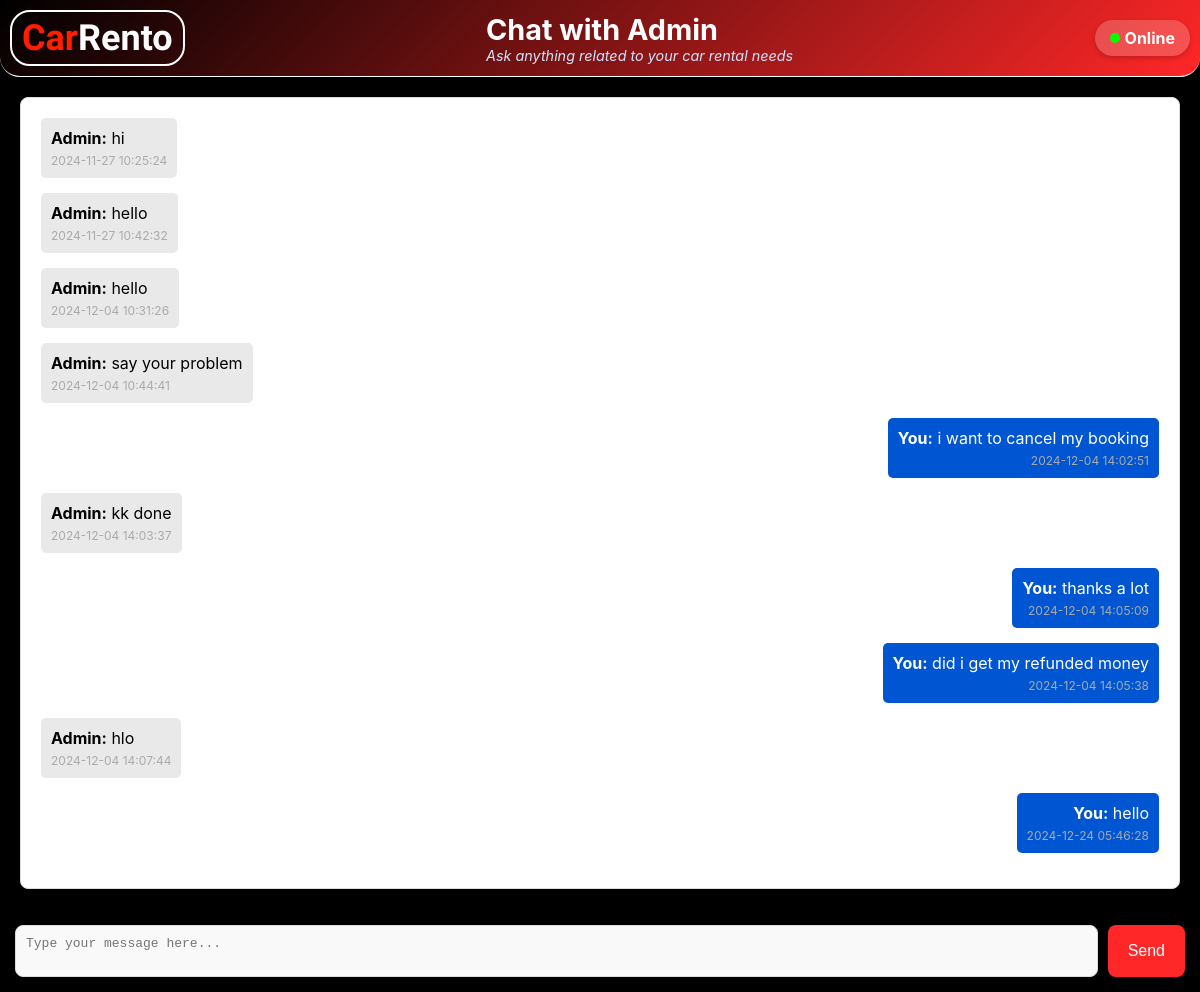
Screenshot of /chat_user.php (signed in) with the database file from the repository.
### tables this page shows
CREATE TABLE `message` (
  `id` int(11) NOT NULL,
  `sender` varchar(255) NOT NULL,
  `receiver` varchar(255) NOT NULL,
  `message` text NOT NULL,
  `timestamp` timestamp NOT NULL DEFAULT current_timestamp(),
  `user_id` int(11) NOT NULL,
  `is_read` tinyint(1) DEFAULT 0,
  `content` text NOT NULL
);

### chat_user.php (the view, shortened to what this page needs)
<?php
include('config.php');
$userId = intval($_SESSION['id']);
$sqlMessages = "SELECT sender, message, timestamp
                FROM message
                WHERE user_id = $userId
                ORDER BY timestamp ASC";
$resultMessages = $conn->query($sqlMessages);
?>
<!DOCTYPE html>
<html lang="en">
<head>
</head>
<body>
    <div class="header">
        <div class="header-content">
            <div class="logo">Car<span>Rento</span></div>
            <div>
                <h1>Chat with Admin</h1>
                <p class="subtitle">Ask anything related to your car rental needs</p>
            </div>
            <div class="status-indicator">
                <span class="status-dot"></span> Online
            </div>
        </div>
    </div>
    <div class="chat-box">
        <?php if ($resultMessages->num_rows > 0): ?>
            <?php while ($row = $resultMessages->fetch_assoc()): ?>
                <div class="message <?php echo $row['sender'] == $userId ? 'sent' : 'received'; ?>">
                    <strong><?php echo htmlspecialchars($row['sender'] == $userId ? 'You' : 'Admin'); ?>:</strong>
                    <?php echo htmlspecialchars($row['message']); ?>
                    <small><?php echo $row['timestamp']; ?></small>
                </div>
            <?php endwhile; ?>
        <?php else: ?>
            <p style="text-align: center; color: #aaa;">No messages yet.</p>
        <?php endif; ?>
    </div>
    <div class="input-container">
        <form method="POST" style="display: flex; width: 100%;">
            <textarea name="message" rows="2" placeholder="Type your message here..." required></textarea>
            <button type="submit" class="send-button">Send</button>
        </form>
    </div>
</body>
</html>

### chat_user.php (style rules this page uses)
body { font-family: 'Inter', sans-serif; margin: 0; padding: 0; background-color: #000; display: flex; flex-direction: column; height: 100vh; }
.header { background: linear-gradient(135deg, #000, #ff2727); color: white; padding: 10px; display: flex; justify-content: center; align-items: center; border-bottom: 1px solid #fff; box-shadow: 0 4px 6px rgba(0, 0, 0, 0.2); border-bottom-left-radius: 20px; border-bottom-right-radius: 20px; position: relative; z-index: 1000; }
.header-content { display: flex; align-items: center; gap: 15px; max-width: 1200px; width: 100%; justify-content: space-between; }
.logo { font-family: 'italianno', sans-serif; font-size: 36px; color: #ff1e00; font-weight: bold; border: 2px solid white; padding: 5px 10px; border-radius: 20px; }
.logo span { font-family: 'italianno', sans-serif; font-size: 36px; color: #fff; font-weight: bold; }
h1 { margin: 0; font-size: 1.8em; font-weight: bold; }
.subtitle { margin: 0; font-size: 0.9em; color: #d0e4ff; font-style: italic; }
.status-indicator { display: flex; align-items: center; font-size: 1em; background-color: rgba(255, 255, 255, 0.2); padding: 8px 15px; border-radius: 20px; box-shadow: 0 2px 5px rgba(0, 0, 0, 0.2); font-weight: bold; gap: 5px; }
.status-dot { width: 10px; height: 10px; background-color: #00ff00; border-radius: 50%; display: inline-block; }
.chat-box { flex-grow: 1; display: flex; flex-direction: column; padding: 20px; overflow-y: auto; background-color: #fff; border: 1px solid #ddd; border-radius: 8px; margin: 20px; box-shadow: 0 0 10px rgba(0, 0, 0, 0.1); }
.message { margin-bottom: 15px; padding: 10px; border-radius: 5px; background-color: #f1f1f1; max-width: 100%; word-wrap: break-word; display: inline-block; clear: both; }
.message strong { font-weight: bold; }
.message small { display: block; margin-top: 5px; font-size: 12px; color: #aaa; }
.message.sent { background-color: #0056d2; color: white; text-align: right; margin-left: auto; max-width: 70%; }
.message.received { background-color: #e9e9e9; color: black; text-align: left; margin-right: auto; max-width: 70%; }
.input-container { display: flex; padding: 15px; background-color: #000; border-top: 1px solid #000; box-shadow: 0 -2px 5px rgba(0, 0, 0, 0.1); }
textarea { flex: 1; resize: none; border: 1px solid #ddd; border-radius: 8px; padding: 10px; font-size: 1em; background-color: #f9f9f9; outline: none; transition: border 0.3s; }
.send-button { margin-left: 10px; padding: 10px 20px; background-color: #ff2727; color: white; border: none; border-radius: 8px; cursor: pointer; font-size: 1em; transition: background-color 0.3s, transform 0.2s; }

### rows the page displays
message: sender "Admin", message "hi", timestamp "2024-11-27 10:25:24"
message: sender "Admin", message "hello", timestamp "2024-11-27 10:42:32"
message: sender "Admin", message "hello", timestamp "2024-12-04 10:31:26"
message: sender "Admin", message "say your problem", timestamp "2024-12-04 10:44:41"
message: sender "You", message "i want to cancel my booking", timestamp "2024-12-04 14:02:51"
message: sender "Admin", message "kk done", timestamp "2024-12-04 14:03:37"
message: sender "You", message "thanks a lot", timestamp "2024-12-04 14:05:09"
message: sender "You", message "did i get my refunded money", timestamp "2024-12-04 14:05:38"
message: sender "Admin", message "hlo", timestamp "2024-12-04 14:07:44"
message: sender "You", message "hello", timestamp "2024-12-24 05:46:28"
